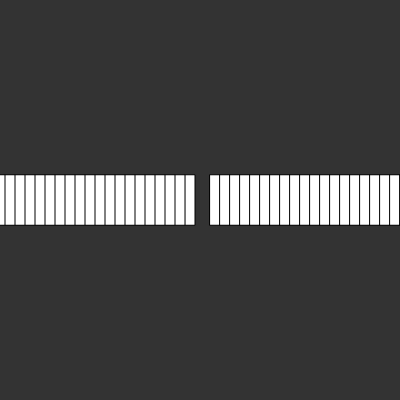
Frame 1 (no input)
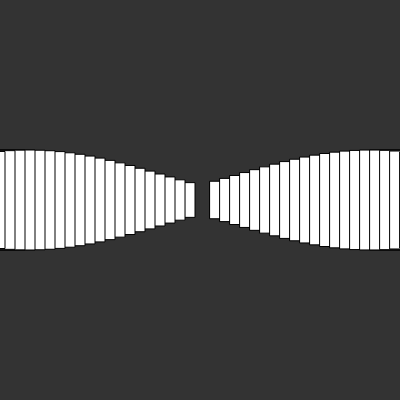
Frame 60 (no input)
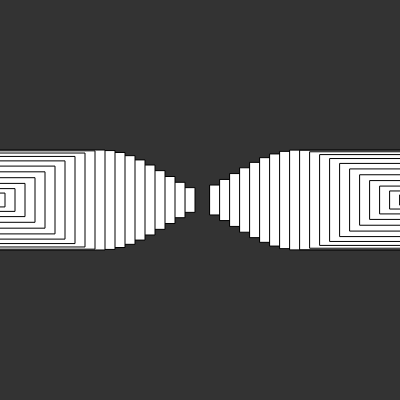
Frame 120 (the mouse pressed at the canvas centre since frame 60)

The p5.js sketch that drew these frames (run headless with seeded random() and noise() and a simulated clock; from frame 60 on, the mouse is pressed at the canvas centre):

// p5.js sketch
// ── sketch.js

var w=10;
var r=[];
var canv;

function setup() {

  canv=createCanvas(400,400);


  for(let i=0;i<w*width/2;i++){
    r.push(new RectObj(i));
  };
}

function draw(){
  background(51);
translate(width/2,height/2);
  for(let i=0;i<r.length;i++){
    r[i].update();
    r[i].show();
  }


}

// ── rectangleObj.js
function RectObj(offSet){
  this.angle=0;
  this.h=10;
  this.offset=offSet+1;
  rectMode(CENTER);

    this.show = function(){
      fill(255);
      if (this.offset%2===0){
        rect(this.offset*w,0,this.offset*w,this.h);
      }
      else{
        rect(-this.offset*w,0,this.offset*w,this.h);
      }

    };


    this.update = function(){

       this.h = map(sin(this.angle),-1,1,1,100);
       this.angle+=.1+this.offset/1000;

    };
}
